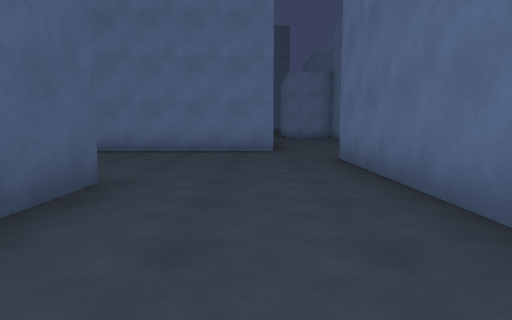
view 1 (above)

24 first-person views from a walk through a scene from a Unity 3-D project. The camera is 1.2 m above the floor, tilts 6° down and sees 75° across. The floor is counted in squares, 2 m on a side. Each view is taken from the middle of a square. On the plan, view 1 faces up. The plan holds only what a view shows up to about 10 squares ahead; the rest is blank. The place goes on beyond the plan. Some animated figures are left out.

view 2
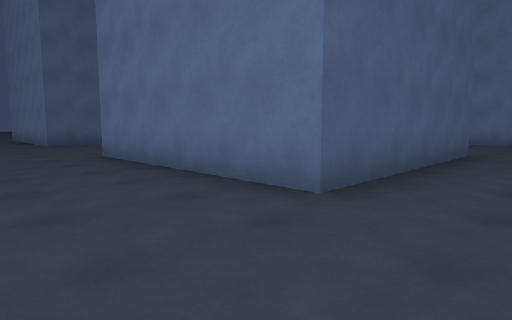

view 3
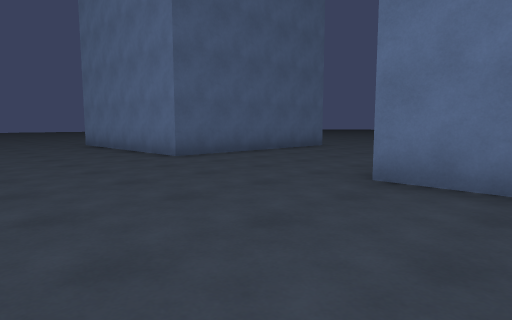

view 4
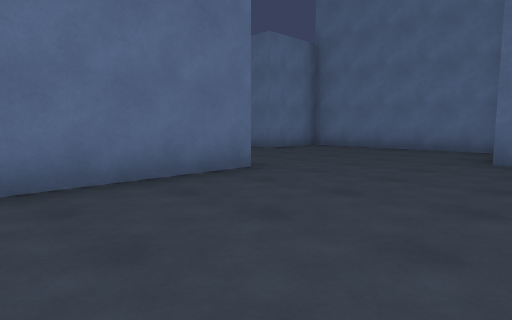

view 5
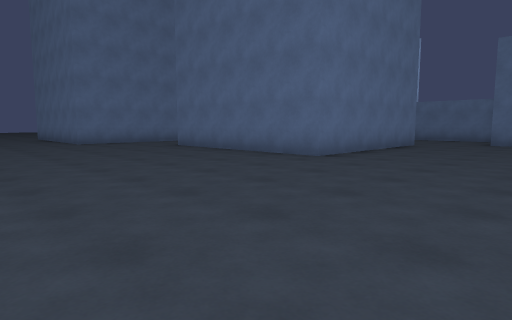

view 6
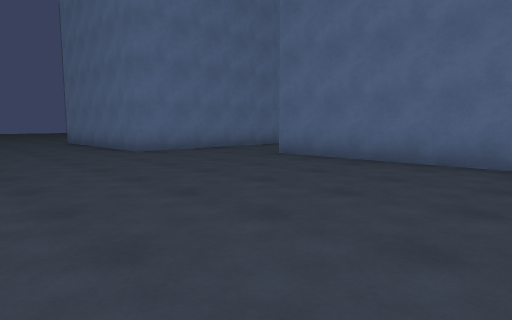

view 7
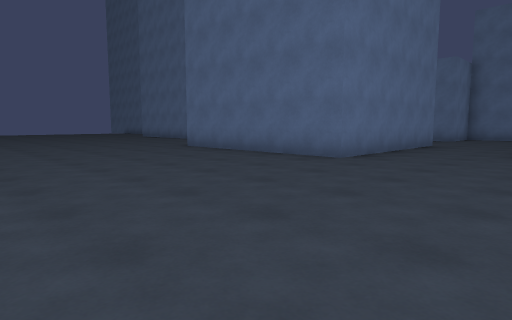

view 8
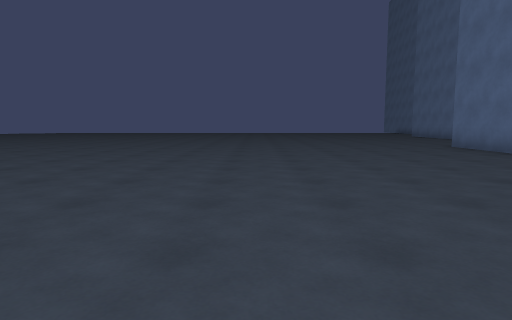

view 9
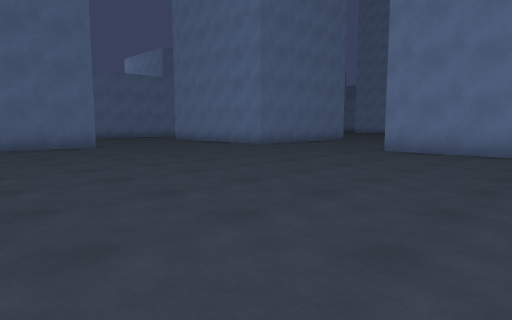

view 10
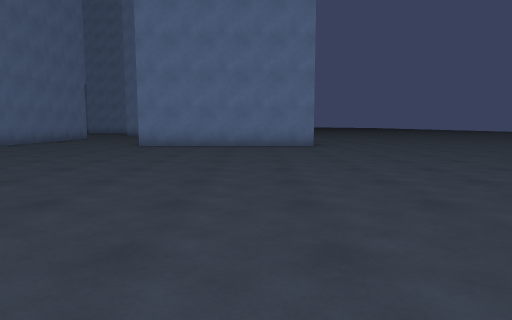

view 11
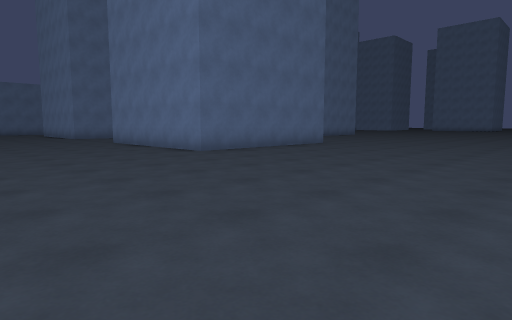

view 12
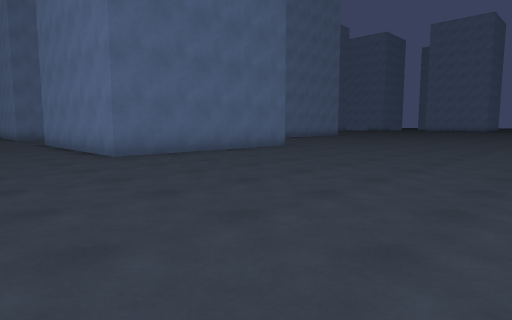

view 13
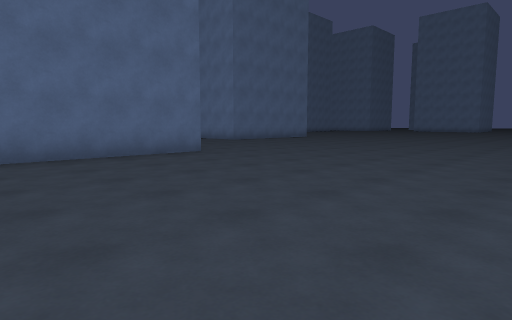

view 14
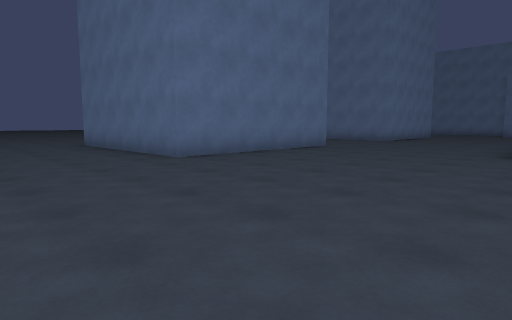

view 15
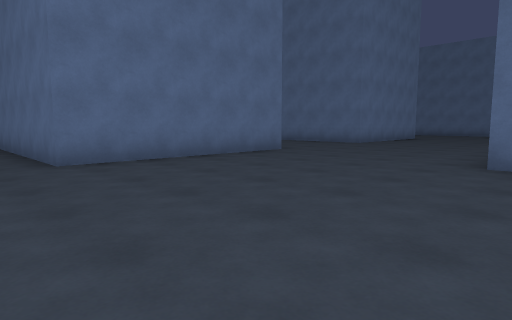

view 16
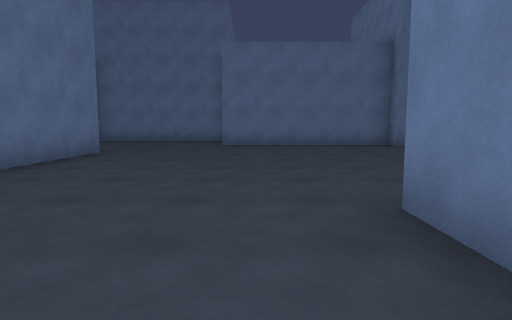

view 17
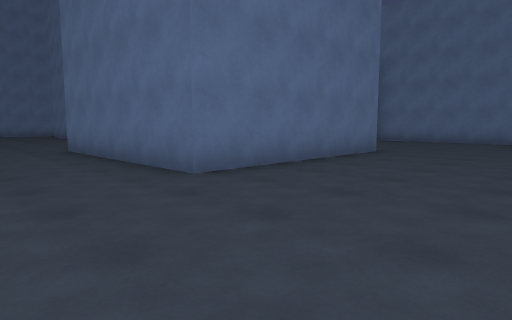

view 18
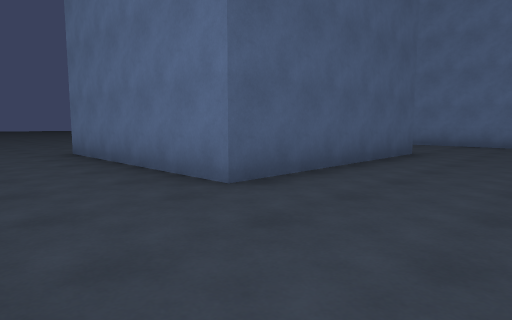

view 19
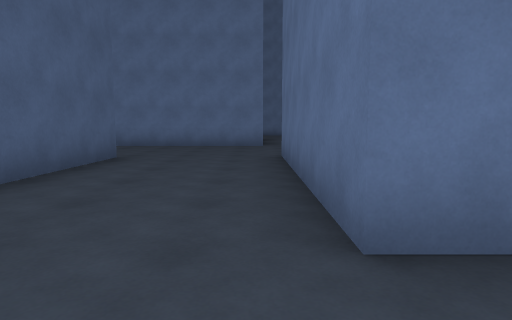

view 20
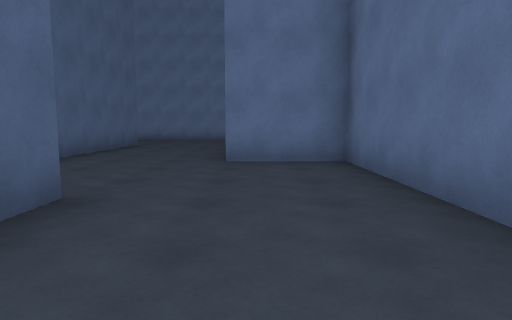

view 21
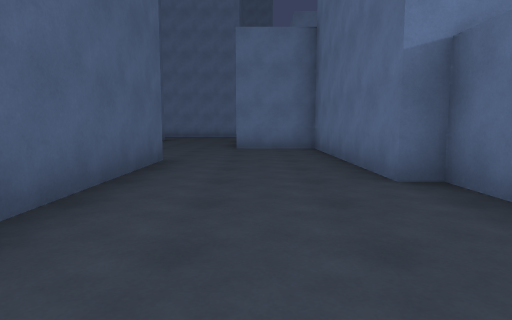

view 22
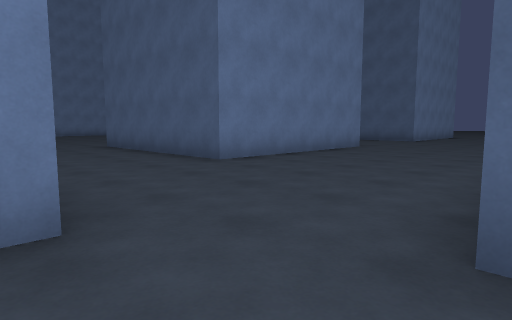

view 23
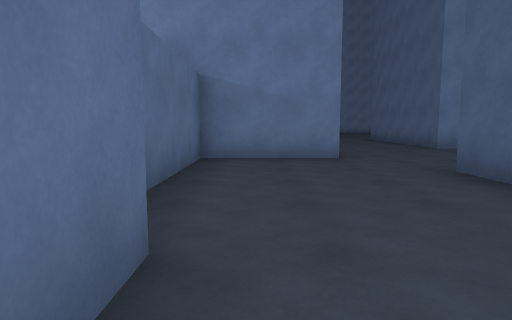

view 24
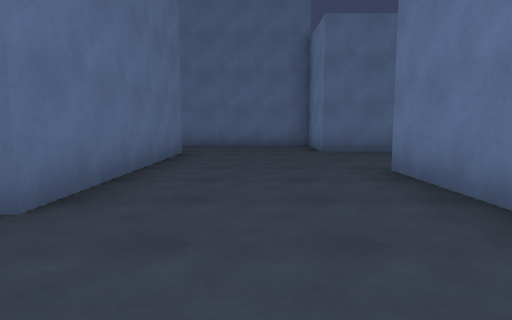

### Floor plan
Points are (right, up) in squares from view 1. A wall is a line through its corners. A room is listed if a view was taken in it or the views show most of it. See-through windows are left out.
Room 1 (views 1, 2, 3, 4, 5, 6, 7, 8, 9, 10, 11, 12, 13, 14, 15, 16, 17, 18, 19, 20, 21, 22, 23, 24)
walls: (-10.6, 3.4) (-10.6, -1.6) (-15.7, -1.6) (-15.7, 3.4) (-10.6, 3.4); (-6.6, 3.4) (-1.6, 3.4) (-1.6, -1.6) (-6.6, -1.6) (-6.6, 3.4); (0.4, 12.8) (0.4, 7.7) (-4.6, 7.7) (-4.6, 12.8); (-3.8, 20.2) (-1.6, 20.2) (-1.6, 15.2) (-6.6, 15.2) (-6.6, 20.2); (3.5, 10.5) (3.5, 15.5) (1.5, 15.5) (1.5, 20.5) (3.5, 20.5) (3.5, 24.1); (-7.8, -6.1) (-6.6, -6.1); (1.2, 23.6) (-3.9, 23.6); (3.5, -3.6) (3.5, 1) (1.5, 1) (1.5, 6) (4, 6) (4, 10.5); (1, -7.5) (1, -4)
ways out: opening at (2.5, 24.5)

Positions as (right, up) in squares from view 1, and headings:
1: (0, 0), facing up
2: (0, -4), facing up-left
3: (-5, -5), facing up-left
4: (-5, -5), facing up-right
5: (-10, 4), facing up-right
6: (-10, 8), facing up-right
7: (-12, 12), facing up-right
8: (-12, 11), facing up
9: (-14, 11), facing down-right
10: (-14, 13), facing down
11: (-22, 8), facing down-right
12: (-22, 6), facing down-right
13: (-22, 3), facing down-right
14: (-19, -7), facing up-right
15: (-17, -7), facing up-right
16: (-9, -5), facing right
17: (-9, -5), facing up-right
18: (1, 13), facing up-left
19: (1, 14), facing up
20: (2, 10), facing up
21: (2, 7), facing up
22: (2, 8), facing down-left
23: (3, 12), facing down
24: (-6, 22), facing right
